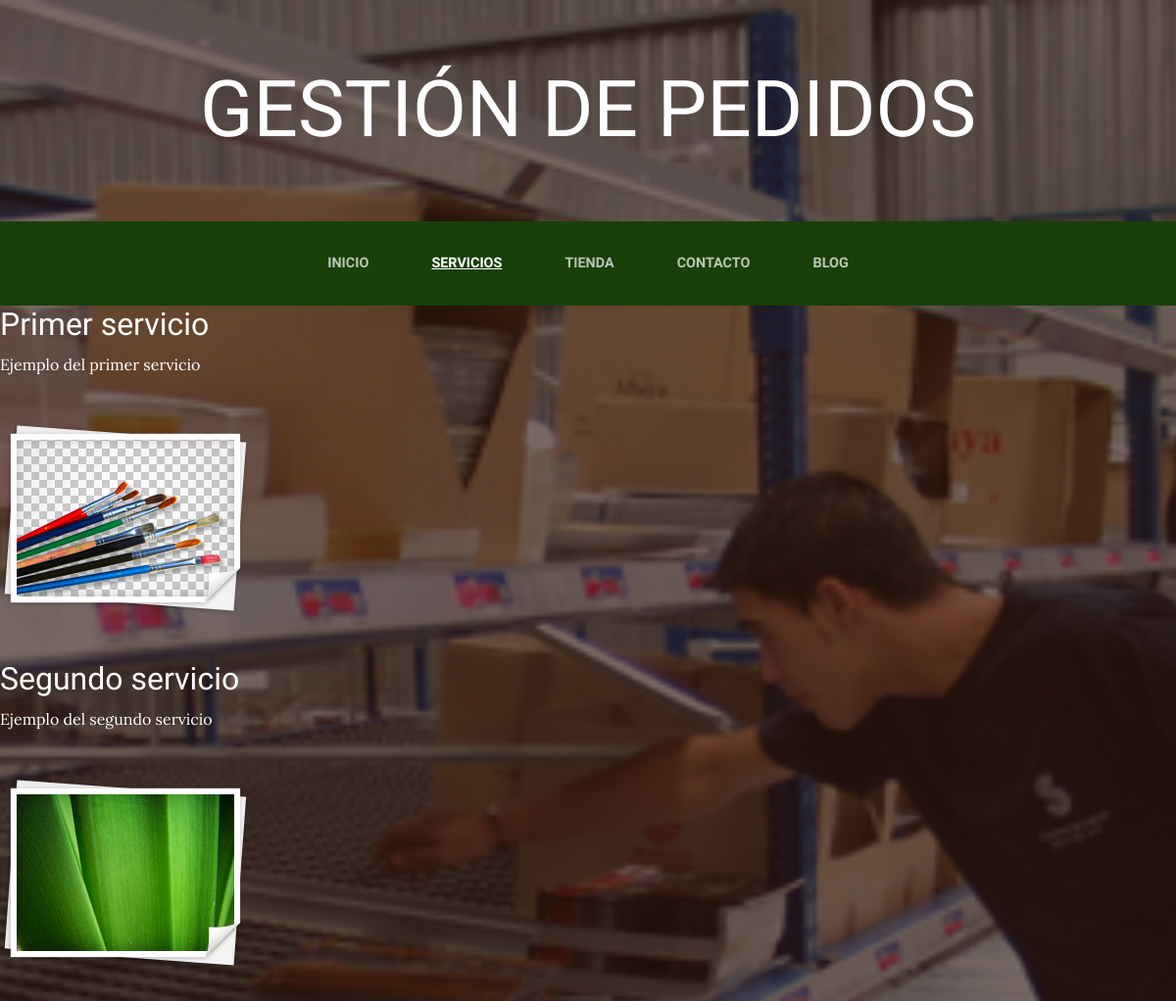
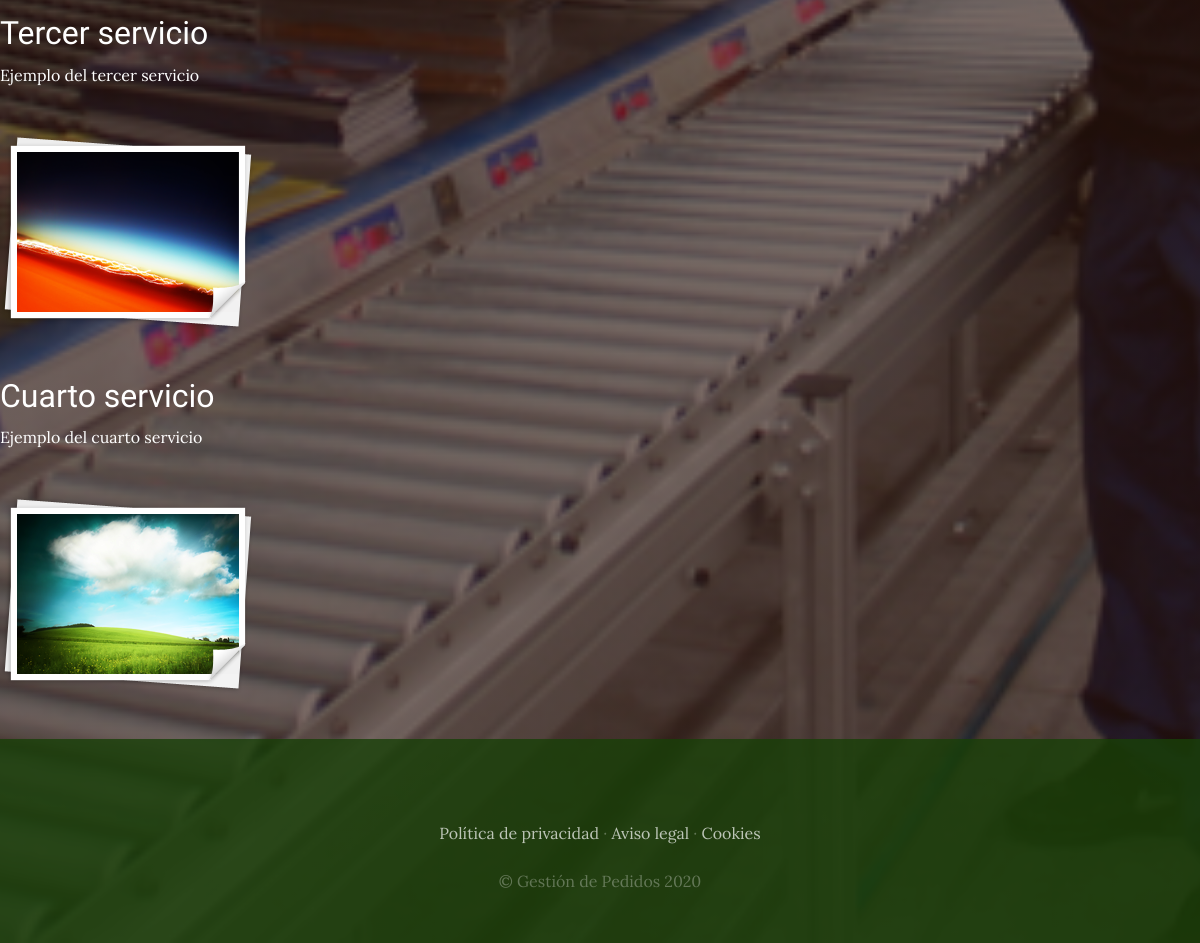
The app's page /servicios/ with its own data (2 pictures, top to bottom).
### serviciosapp/models.py (models this page shows, shortened)
class Servicio(models.Model):
    titulo = models.CharField(max_length=50)
    contenido = models.CharField(max_length=100)
    imagen = models.ImageField(upload_to='servicios')
    created = models.DateTimeField(auto_now_add=True)
    updated = models.DateTimeField(auto_now_add=True)
    class Meta:
        verbose_name = "servicio"
        verbose_name_plural = "servicios"

### webxapp/views.py (the view)
# urls.py: path('servicios/', views.servicios, name="Servicios"),
def servicios(request):
    servicios = Servicio.objects.all()
    return render(request, "webxapp/servicios.html", {"servicios": servicios})

### webxapp/templates/webxapp/servicios.html
{% extends "webxapp/masterpage.html" %}
{% load static %}
{% block content %}
{% for servicio in servicios %}
    <div>
        <h2 style="color: white;">{{servicio.titulo}}</h2>
        <p style="color: white;">{{servicio.contenido}}</p>
        <p><img src="{{servicio.imagen.url}}" /></p>
    </div>
{% endfor %}
{% endblock %}

### webxapp/templates/webxapp/masterpage.html (shortened to what this page needs)
<!DOCTYPE html>
<html lang="es">
<head>
    {% load static %}
    <link href="{% static 'webxapp/vendor/bootstrap/css/bootstrap.min.css' %}" rel="stylesheet">
    <link href="{% static 'webxapp/css/gestion.css' %}" rel="stylesheet">
</head>
<body>
    <h1 class="site-heading text-center text-white d-none d-lg-block">
        <span class="site-heading-lower">Gestión de Pedidos</span>
      </h1>
 <nav class="navbar navbar-expand-lg navbar-dark py-lg-4" id="mainNav">
    <div class="container">
      <div class="collapse navbar-collapse" id="navbarResponsive">
        <ul class="navbar-nav mx-auto">
          <li class="nav-item {% if request.path == '/' %} active {% endif %} px-lg-4">
            <a class="nav-link text-uppercase text-expanded" href="{% url 'Inicio' %}">Inicio</a>
          </li>
          <li class="nav-item {% if request.path == '/servicios/' %} active {% endif %} px-lg-4">
            <a class="nav-link text-uppercase text-expanded" href="{% url 'Servicios' %}">Servicios</a>
          </li>
          <li class="nav-item {% if request.path == '/tienda/' %} active {% endif %} px-lg-4">
            <a class="nav-link text-uppercase text-expanded" href="{% url 'Tienda' %}">Tienda</a>
          </li>
          <li class="nav-item {% if request.path == '/contacto/' %} active {% endif %} px-lg-4">
            <a class="nav-link text-uppercase text-expanded" href="{% url 'Contacto' %}">Contacto</a>
          </li>
          <li class="nav-item {% if request.path == '/blog/' %} active {% endif %} px-lg-4">
            <a class="nav-link text-uppercase text-expanded" href="{% url 'Blog' %}">Blog</a>
          </li>
        </ul>
      </div>
    </div>
  </nav>
  {% block content %}
  {% endblock %}
    <footer class="footer text-faded text-center py-5">
      <div class="container">
        <p class="m-0 mbt">
        	<a href="sample.html" class="link">Política de privacidad</a> ·
        	<a href="sample.html" class="link">Aviso legal</a> ·
        	<a href="sample.html" class="link">Cookies</a>
		</p>
        <p class="m-0 mbt1">&copy; Gestión de Pedidos 2020</p>
      </div>
	</footer>
</body>
</html>

### webxapp/static/webxapp/css/gestion.css (style rules this page uses)
body { font-family: 'Lora'; background: linear-gradient(rgba(47, 23, 15, 0.65), rgba(47, 23, 15, 0.65)), url("../img/bg_main.jpg"); background-attachment: fixed; background-position: center; background-size: cover; }
h1, h2, h3, h4, h5, h6 { font-family: 'Raleway'; }
p { line-height: 1.75; }
.text-faded { color: rgba(255, 255, 255, 0.3); }
.site-heading { margin-top: 5rem; margin-bottom: 5rem; text-transform: uppercase; line-height: 1; font-family: 'Raleway'; }
.site-heading .site-heading-lower { font-size: 5rem; font-weight: 100; line-height: 4rem; }
#mainNav { background-color: rgba(24, 64, 8); font-family: 'Raleway'; }
#mainNav .navbar-nav .nav-item .nav-link { color: rgba(255, 255, 255, 0.7); font-weight: 800; }
#mainNav .navbar-nav .nav-item.active .nav-link { color: #ffffff; text-decoration: underline; }
@media (min-width: 992px) { #mainNav .navbar-nav .nav-item .nav-link { font-size: 0.9rem; } }
.footer { background-color: rgba(24, 64, 8, 0.8); }
.mbt { padding-top: 2rem; }
.mbt1 { padding-top: 1.25rem; }
a.link { color: rgba(255, 255, 255, 0.7); }

### records on screen
Servicio: titulo "Primer servicio", contenido "Ejemplo del primer servicio", imagen (picture)
Servicio: titulo "Segundo servicio", contenido "Ejemplo del segundo servicio", imagen (picture)
Servicio: titulo "Tercer servicio", contenido "Ejemplo del tercer servicio", imagen (picture)
Servicio: titulo "Cuarto servicio", contenido "Ejemplo del cuarto servicio", imagen (picture)
